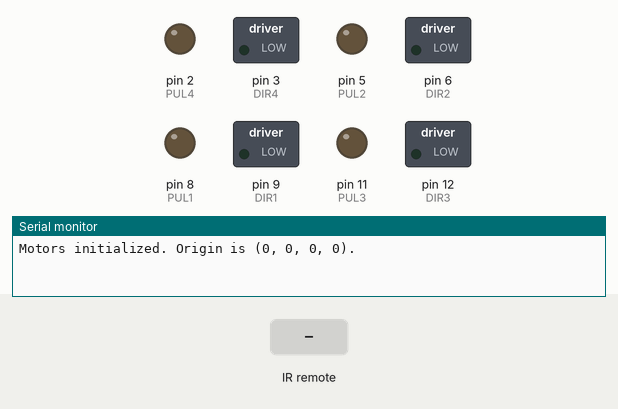
This sketch was run on a simulated Arduino Uno, built with avr-gcc and run on an emulated ATmega328P. On the bench: switched loads named in the sketch (green lamp = pin HIGH), output pins drawn as LEDs (lit = HIGH), the last lines printed to the serial monitor. Inputs (shaded band) come from the test bench.

Above: at 1.2 s.
1.3 s: infrared code 0xF30CFF00 received
At 2.5 s:
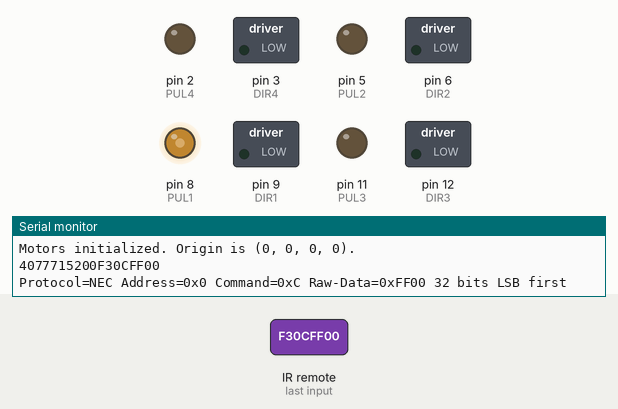
2.8 s: infrared code 0xE718FF00 received
At 3.8 s:
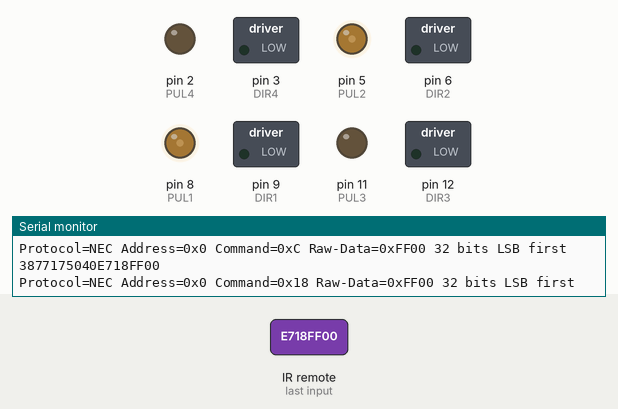
4.3 s: infrared code 0xA15EFF00 received
At 5.4 s:
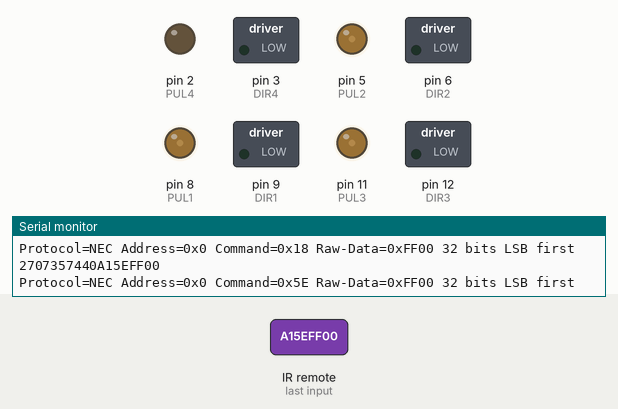
5.8 s: infrared code 0xF708FF00 received
At 7.0 s:
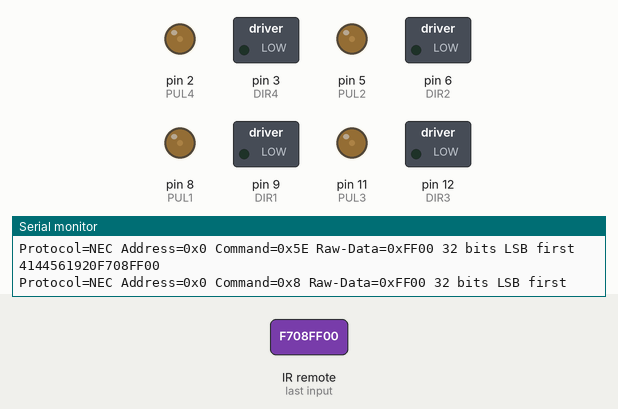
7.3 s: infrared code 0xE31CFF00 received
At 8.2 s:
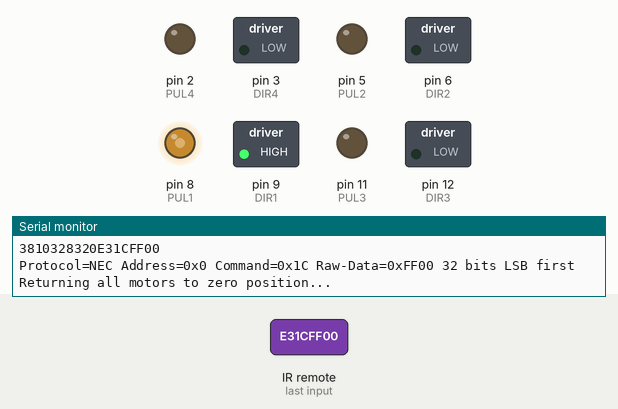
10.3 s: infrared code 0xF30CFF00 received
At 10.3 s:
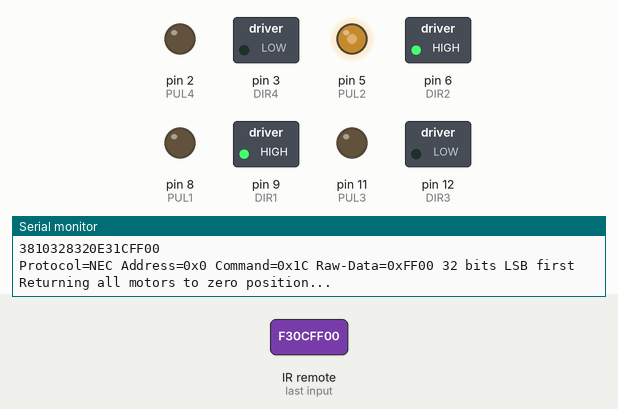
Timing chart, 0 to 14.3 s (numbered marks = the images above; inputs shaded):
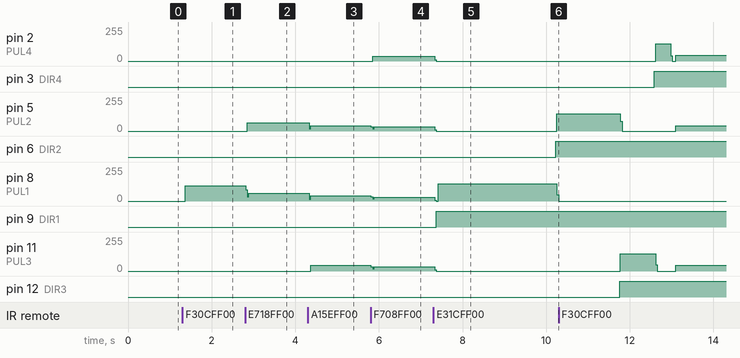

The sketch:

motors_to_0_0_0_trial_1_needstroubleshooting.ino
```cpp
// This code works to bring the cubesat back to (0,0,0), however, if you try to press one of the buttons to give it slack after bringing it back to (0,0,0), say you press button 1 again, it will keep trying to reel the cubesat in instead of giving it slack again, so it needs to be troubleshooted.
#include <IRremote.hpp>

#define IR_RECEIVE_PIN 13
// Motor pins
#define PUL1 8
#define DIR1 9
#define PUL2 5
#define DIR2 6
#define PUL3 11
#define DIR3 12
#define PUL4 2
#define DIR4 3

// Motor states
bool motor1Running = false;
bool motor2Running = false;
bool motor3Running = false;
bool motor4Running = false;

// Absolute positions
long pos1 = 0;
long pos2 = 0;
long pos3 = 0;
long pos4 = 0;

// IR codes
#define BTN1 0xF30CFF00 //button 1 on remote
#define BTN2 0xE718FF00 //button 2 on remote
#define BTN3 0xA15EFF00 //button 3 on remote
#define BTN4 0xF708FF00 //button 4 on remote
#define BTN_RESET 0xE31CFF00  //button 5 on remote

void setup() {
    Serial.begin(9600);
    IrReceiver.begin(IR_RECEIVE_PIN);

    pinMode(PUL1, OUTPUT);
    pinMode(DIR1, OUTPUT);
    digitalWrite(DIR1, LOW);

    pinMode(PUL2, OUTPUT);
    pinMode(DIR2, OUTPUT);
    digitalWrite(DIR2, LOW);

    pinMode(PUL3, OUTPUT);
    pinMode(DIR3, OUTPUT);
    digitalWrite(DIR3, LOW);

    pinMode(PUL4, OUTPUT);
    pinMode(DIR4, OUTPUT);
    digitalWrite(DIR4, LOW);

    Serial.println("Motors initialized. Origin is (0, 0, 0, 0).");
}

void loop() {

    if (IrReceiver.decode()) {
        auto code = IrReceiver.decodedIRData.decodedRawData; //rawData_
        Serial.print(code);

        Serial.println(code, HEX); // Print "old" raw data
        IrReceiver.printIRResultShort(&Serial); // Print complete received data in one line
        IrReceiver.printIRSendUsage(&Serial);   // Print the statement required to send this data
        IrReceiver.resume(); // Enable receiving of the next value

        if (code == BTN1) {
            motor1Running = !motor1Running;
            if (!motor1Running) {
                Serial.print("Motor 1 stopped. Current position: ");
                Serial.println(pos1);
            }
        }
        else if (code == BTN2) {
            motor2Running = !motor2Running;
            if (!motor2Running) {
                Serial.print("Motor 2 stopped. Current position: ");
                Serial.println(pos2);
            }
        }
        else if (code == BTN3) {
            motor3Running = !motor3Running;
            if (!motor3Running) {
                Serial.print("Motor 3 stopped. Current position: ");
                Serial.println(pos3);
            }
        }
        else if (code == BTN4) {
            motor4Running = !motor4Running;
            if (!motor4Running) {
                Serial.print("Motor 4 stopped. Current position: ");
                Serial.println(pos4);
            }
        }
        else if (code == BTN_RESET) {
            Serial.println("Returning all motors to zero position...");
            goToZero(PUL1, DIR1, pos1);
            goToZero(PUL2, DIR2, pos2);
            goToZero(PUL3, DIR3, pos3);
            goToZero(PUL4, DIR4, pos4);
            pos1 = 0;
            pos2 = 0;
            pos3 = 0;
            pos4 = 0;
            Serial.println("All motors returned to (0, 0, 0, 0)");
        }
    }

    // Run motors if active
    if (motor1Running) pos1 += pulseMotor(PUL1, 300);
    if (motor2Running) pos2 += pulseMotor(PUL2, 300);
    if (motor3Running) pos3 += pulseMotor(PUL3, 300);
    if (motor4Running) pos4 += pulseMotor(PUL4, 300);
}

// Single pulse = 1 step
int pulseMotor(int PUL, int time_btwn) {
    digitalWrite(PUL, HIGH);
    delayMicroseconds(time_btwn);
    digitalWrite(PUL, LOW);
    delayMicroseconds(time_btwn);
    return 1;
}

// Go back to zero position
void goToZero(int PUL, int DIR, long &pos) {
    if (pos == 0) return; // Already at zero

    bool reverseDir = (pos > 0); // Go back if moved forward
    digitalWrite(DIR, reverseDir ? HIGH : LOW); // Reverse direction

    for (long i = 0; i < abs(pos); i++) {
        digitalWrite(PUL, HIGH);
        delayMicroseconds(300);
        digitalWrite(PUL, LOW);
        delayMicroseconds(300);
    }
}
```

Measured:
- after the input at 1.3 s, pin 8 (PUL1): 0/255 → 115/255 after 0.07 s
- after the input at 2.8 s, pin 5 (PUL2): 0/255 → 62/255 after 0.05 s; pin 8 (PUL1): 115/255 → 60/255 at once
- after the input at 4.3 s, pin 5 (PUL2): 62/255 → 41/255 at once; pin 8 (PUL1): 60/255 → 40/255 at once; pin 11 (PUL3): 0/255 → 42/255 after 0.07 s
- after the input at 5.8 s, pin 2 (PUL4): 0/255 → 34/255 after 0.05 s; pin 5 (PUL2): 41/255 → 31/255 at once; pin 8 (PUL1): 40/255 → 29/255 at once; pin 11 (PUL3): 42/255 → 31/255 at once
- after the input at 7.3 s, pin 2 (PUL4): 34/255 → 0/255 at once; pin 5 (PUL2): 31/255 → 0/255 at once, → 128/255 2.9 s later; pin 6 (DIR2): LOW → HIGH after 2.9 s; pin 8 (PUL1): 29/255 → 128/255 at once, → 0/255 2.9 s later; pin 9 (DIR1): LOW → HIGH after 0.07 s
- after the input at 10.3 s, pin 8 (PUL1): stays 0/255 (without the input it goes to 33/255 after 2.7 s)
